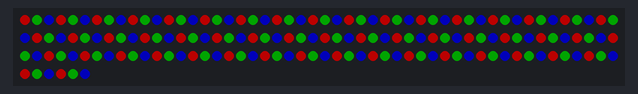
Bench run of a sketch on a simulated Arduino Uno, built with avr-gcc and run on an emulated ATmega328P. On the bench: 156 RGB LEDs in strip order, left to right, continuing on the next row. Dim RGB values are drawn brighter than linear.

Above: at 0.01 s.
At 79.8 s:
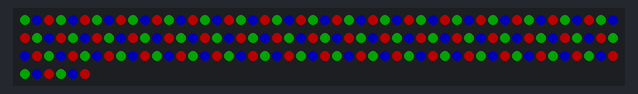

The sketch:

RGB_Roll.ino
```cpp
#include <FastLED.h>
#define NUM_LEDS 156 //change back to 156
#define DATA_PIN 6
#define BRIGHTNESS 75
CRGB leds[NUM_LEDS];
void setup() {
  FastLED.addLeds<NEOPIXEL, DATA_PIN>(leds, NUM_LEDS);
  FastLED.setBrightness(BRIGHTNESS);
}
int offSet=0;
void loop() {
  for (int i=offSet; i<(NUM_LEDS+offSet); i+=3) {
    leds[(i+0)%NUM_LEDS] = CRGB::Red;
    leds[(i+1)%NUM_LEDS] = CRGB::Green;
    leds[(i+2)%NUM_LEDS] = CRGB::Blue;
  }
  FastLED.show();
  delay(80);
  offSet=(offSet+1)%3;
}
```
